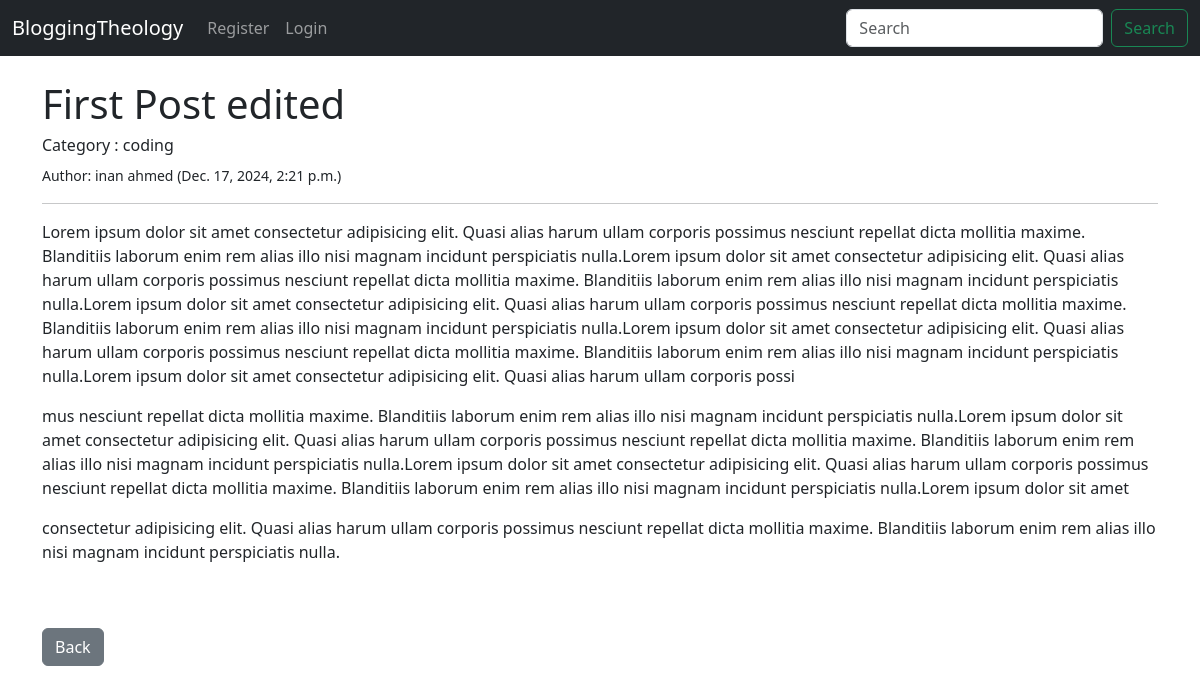
The app's page /article/1 with its own data.
### web_blog/models.py (models this page shows, shortened)
class Post(models.Model):
    title = models.CharField(max_length=255)
    body = RichTextField(blank=True, null=True)
    author = models.ForeignKey(User, on_delete=models.CASCADE, related_name="posts")
    username = models.CharField(max_length=255)
    comment = models.ForeignKey(User, on_delete=models.SET_NULL, null=True, blank=True, related_name="post_comments")
    media = models.ForeignKey(User, on_delete=models.SET_NULL, null=True, blank=True, related_name="post_media")
    created_at = models.DateTimeField(auto_now_add=True)
    updated_at = models.DateTimeField(auto_now=True)
    category = models.CharField(max_length=255, default='coding')

### web_blog/views.py (the view)
# urls.py: path('article/<int:pk>', ArticleView.as_view(), name='article_detail'),
class ArticleView(DetailView):
    model = Post
    template_name = 'article_details.html'

### web_blog/templates/article_details.html (shortened to what this page needs)
{% extends 'base.html' %}
{% block content %}
    <h1>{{ post.title }}</h1>
    <h6>Category : {{ post.category }}</h6>
    <small>
    Author: {{ post.author.first_name }} {{ post.author.last_name }}
    ({{ post.created_at}})
    </small><br>
    <hr>
    {{ post.body | linebreaks |safe }}
    <br><br>
    <a href="{% url 'home' %}" class="btn btn-secondary">Back</a>
{% endblock %}

### records on screen
Post: title "First Post edited", category "coding", author.first_name "inan", author.last_name "ahmed", created_at "Dec. 17, 2024, 2:21 p.m.", body "Lorem ipsum dolor sit amet consectetur adipisicing elit. Quasi alias harum ullam corporis possimus nesciunt repellat dicta mollitia maxime. Blanditiis laborum enim rem alias illo nisi magnam incidunt perspiciatis nulla.Lorem ipsum dolor sit amet consectetur adipisicing elit. Quasi alias harum ullam corporis possimus nesciunt repellat dicta mollitia maxime. Blanditiis laborum enim rem alias illo nisi magnam incidunt perspiciatis nulla.Lorem ipsum dolor sit amet consectetur adipisicing elit. Quasi alias harum ullam corporis possimus nesciunt repellat dicta mollitia maxime. Blanditiis laborum enim rem alias illo nisi magnam incidunt perspiciatis nulla.Lorem ipsum dolor sit amet consectetur…"
